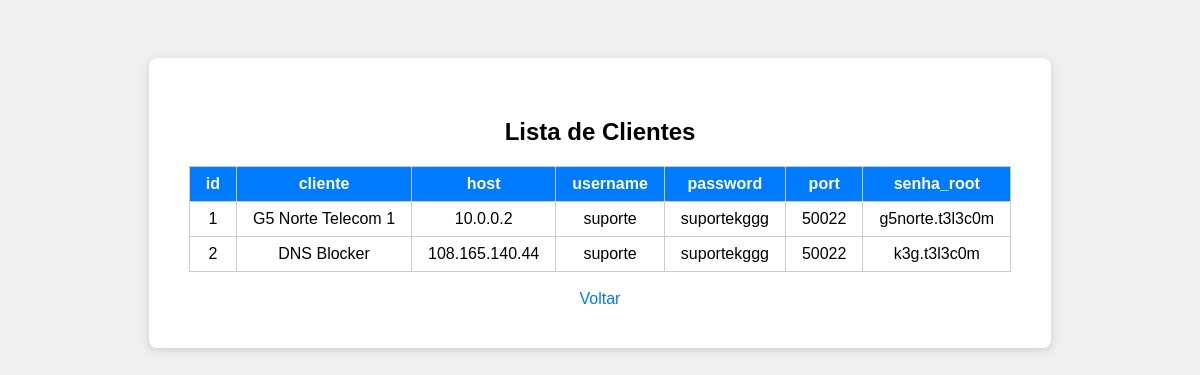
Page /consultar-clientes on the earlier database version.
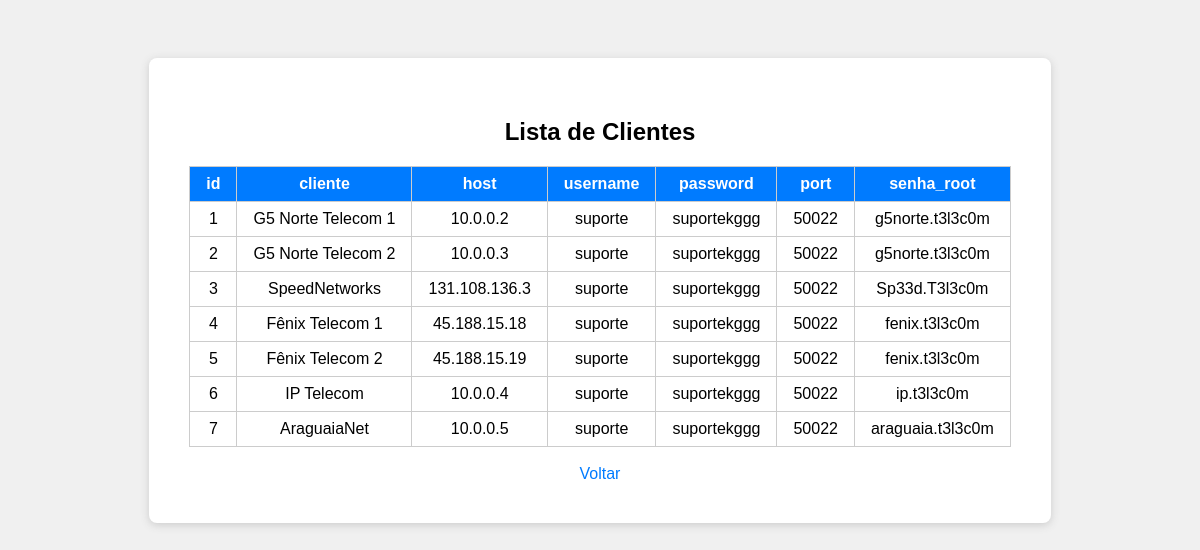
Same page on the later database version.
### tables this page shows
CREATE TABLE clientes (
            id INTEGER PRIMARY KEY AUTOINCREMENT,
            cliente TEXT NOT NULL,
            host TEXT NOT NULL,
            username TEXT NOT NULL,
            password TEXT NOT NULL,
            port INTEGER NOT NULL,
            senha_root TEXT NOT NULL
        );

### app.py (the view)
@app.route('/consultar-clientes')
def consultar_clientes():
    conn = sqlite3.connect('clientes.db')
    cursor = conn.cursor()
    cursor.execute("SELECT * FROM clientes")
    clientes = cursor.fetchall()
    colunas = [description[0] for description in cursor.description]
    conn.close()
    return render_template('consultar_clientes.html', clientes=clientes, colunas=colunas)

### templates/consultar_clientes.html (shortened to what this page needs)
<!DOCTYPE html>
<html lang="pt-br">
<head>
</head>
<body>
    <div class="container">
        <h2>Lista de Clientes</h2>
        {% if clientes %}
        <table>
            <tr>
                {% for col in colunas %}
                <th>{{ col }}</th>
                {% endfor %}
            </tr>
            {% for cliente in clientes %}
            <tr>
                {% for valor in cliente %}
                <td>{{ valor }}</td>
                {% endfor %}
            </tr>
            {% endfor %}
        </table>
        {% else %}
        <p>Nenhum cliente encontrado.</p>
        {% endif %}
        <br>
        <a href="/" style="text-decoration:none;color:#007bff;">Voltar</a>
    </div>
</body>
</html>

Differences in the rows shown:
changed clientes: cliente "DNS Blocker" → "G5 Norte Telecom 2"; host "108.165.140.44" → "10.0.0.3"; senha_root "k3g.t3l3c0m" → "g5norte.t3l3c0m"
added clientes: cliente "3", cliente "SpeedNetworks", host "131.108.136.3", username "suporte", password "suportekggg", port "50022", senha_root "Sp33d.T3l3c0m"
added clientes: cliente "4", cliente "Fênix Telecom 1", host "45.188.15.18", username "suporte", password "suportekggg", port "50022", senha_root "fenix.t3l3c0m"
added clientes: cliente "5", cliente "Fênix Telecom 2", host "45.188.15.19", username "suporte", password "suportekggg", port "50022", senha_root "fenix.t3l3c0m"
added clientes: cliente "6", cliente "IP Telecom", host "10.0.0.4", username "suporte", password "suportekggg", port "50022", senha_root "ip.t3l3c0m"
added clientes: cliente "7", cliente "AraguaiaNet", host "10.0.0.5", username "suporte", password "suportekggg", port "50022", senha_root "araguaia.t3l3c0m"
